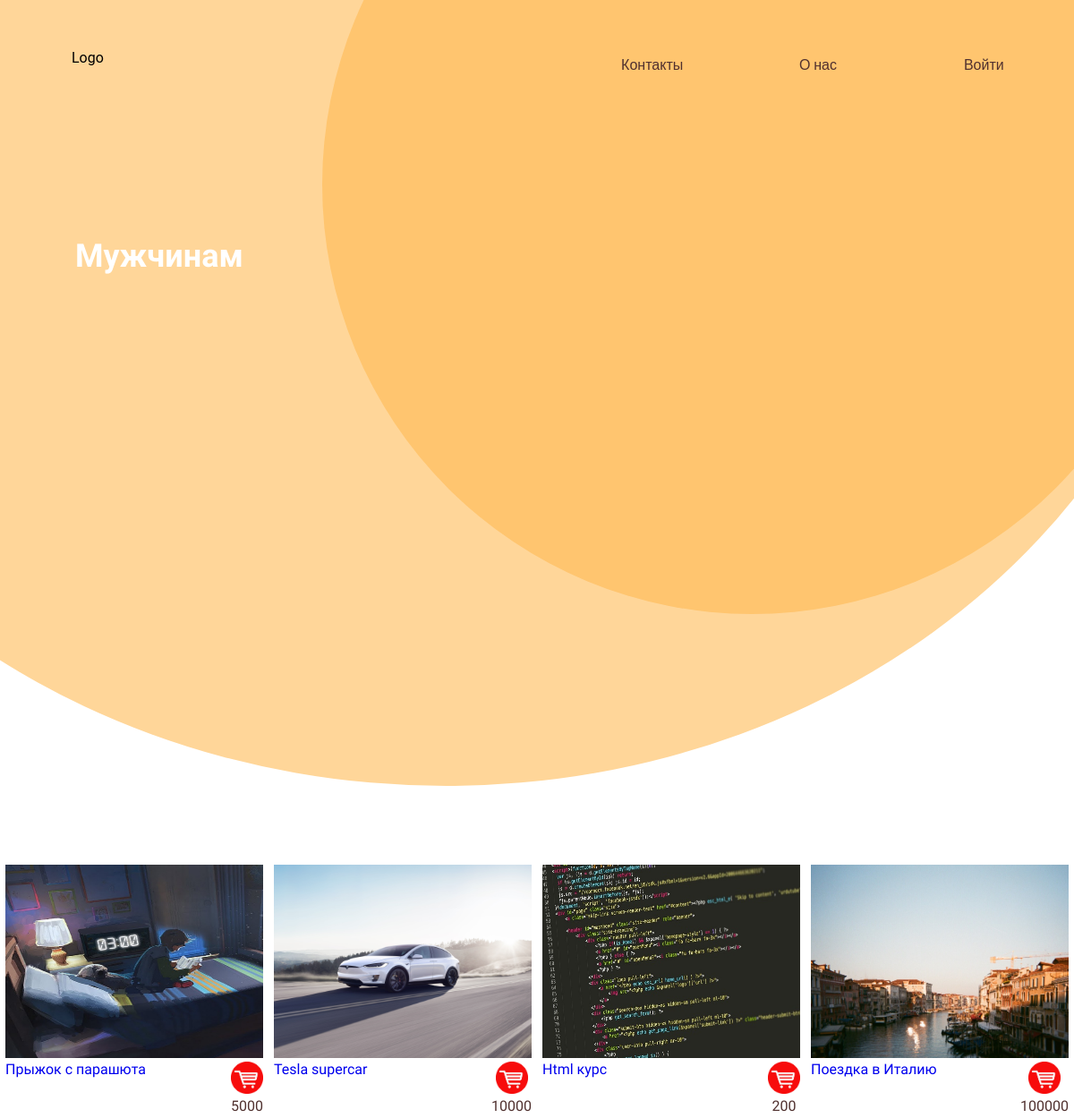
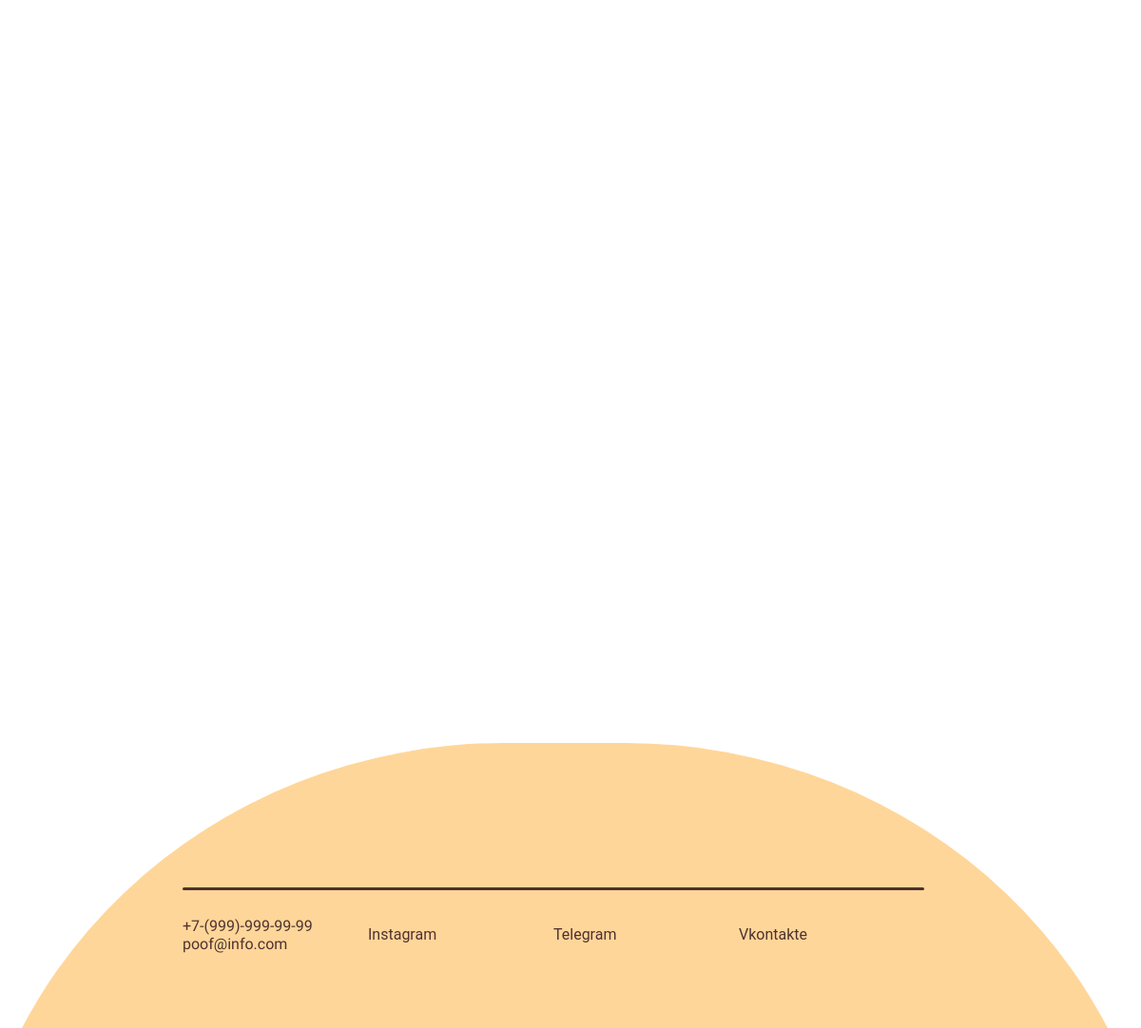
Page /category/1 on the committed database (2 pictures, top to bottom).
### products/models.py (models this page shows, shortened)
class Category(models.Model):
    title = models.CharField(max_length=150, db_index=True, verbose_name='Категория')
    class Meta:
        verbose_name = 'Категория'
        verbose_name_plural = 'Категории'

class Products(models.Model):
    title = models.CharField(max_length=150, verbose_name='Название')
    description = models.TextField(max_length=1000, verbose_name='Описание')
    price = models.IntegerField(verbose_name='Цена')
    created_at = models.DateField(auto_now_add=True, verbose_name='Создано')
    updated_at = models.DateField(auto_now=True, verbose_name='Обновлено')
    photo = models.ImageField(upload_to='photos/', verbose_name='Изображение')
    slug = models.SlugField(unique=True, verbose_name='Слаг')
    category = models.ForeignKey('Category', on_delete=models.PROTECT, blank=True, null=True)
    def get_absolute_url(self):
        return reverse_lazy('products', kwargs={'slug': self.slug})
    class Meta:
        verbose_name = 'Товар'
        verbose_name_plural = 'Товары'
        ordering = ['created_at']

### products/views.py (the view)
# urls.py: path('category/<int:category_id>', get_category, name='category'),
def get_category(request, category_id):
    products = Products.objects.filter(category_id=category_id)
    categories = Category.objects.all()
    category = Category.objects.get(pk=category_id)
    return render(request, 'products/category.html', {'products': products, 'categories': categories, 'category': category})

### products/templates/products/category.html (shortened to what this page needs)
{% extends 'base.html' %}
{% load static %}
{% block content %}
<div class="wrapper">
    <div class = "bottom_menu">
        <div class="logo">Logo</div>
        <div class="menu_links">
            <a href="#" class="link">Контакты</a>
            <a href="#" class="link">О нас</a>
            {% if request.user.is_authenticated %}
            <a href="#" class="link">Личный кабинет</a>
            <a href="{% url 'logout' %}" class="link">Выход</a>
            {% else %}
            <a href="{% url 'login' %}" class="link">Войти</a>
            {% endif %}
        </div>
    </div>
    <div class = "circle"><img src="{{category.photo.url}}"></div>
    <div class = "circle_light"></div>
    <div class="intro_text">
        <h2>{{category.title}}</h2>
    </div>
    </div>
<div class="items">
        {% for item in products %}
    <a href="{{item.get_absolute_url}}">
        <div class="item">
            <div class="item__image"><img src="{{ item.photo.url }}"> </div>
            <div class="item__info">
                <div class="title">
                {{ item.title }}
                </div>
                <div class="price">
               <a class="link-detail">
                   <input class="cart" type="image" src="{% static 'img/Cart_logo.png' %}" alt="Кнопка «Cart»">
                    <div>{{ item.price}}</div>
               </a>
                </div>
        </div>
    </div>
    </a>
        {% endfor %}
</div>
<div class="wrapper_footer">
    <div class="footer">
        <div class="footer_circle">
            <hr>
            <div class="contact">
                <p class="footer_link">+7-(999)-999-99-99<br>poof@info.com</p>
                <a href="#" class="footer_link">Instagram</a>
                <a href="#" class="footer_link">Telegram</a>
                <a href="#" class="footer_link">Vkontakte</a>
            </div>
        </div>
    </div>
</div>
{% endblock %}

### gift/static/css/main.css (style rules this page uses)
* { box-sizing: border-box; }
:root { --yellow: #FFC56F ; --yellow_light: #FFD699; --brown: #50312F; --brown_light: #513634; --white: #ffffff; --red: #ff0000; --dark: #0D0D0D; --gray: #5a5560; --light: #9D8D8F; --blue: #69bfae; }
html { font-family: "Roboto", sans-serif; }
a { text-decoration: none; }
p { font-family: 'Balsamiq Sans', cursive; }
h2 { font-family:"Balsamiq Sans",bold ; }

### gift/static/css/index.css (style rules this page uses)
.bottom_menu { display: flex; padding-top: 3.5em; }
.logo { flex:1; text-align: left; margin-left: 5em; }
.menu_links { display: flex; flex: 1; padding-right: 0.5em; align-items: center; }
.link { flex:1; padding-left: 0.5em; font-family: 'Oswald', sans-serif; text-decoration: none; color: var(--brown); text-align: center; padding: 0.5vw; border-radius: 50px; vertical-align: center; }
.circle { width: 80vw; height:80vw; background: var(--yellow); border-radius: 50%; position: absolute; transform: translate(30vw,-30vw); z-index: -2; }
.circle_light { width: 143vw; height: 126vw; background: var(--yellow_light); border-radius: 80%; position: absolute; transform: translate(-30vw,-60vw); z-index: -3; }
.wrapper { position: relative; width: 100%; height: 80vw; overflow: hidden; }
.wrapper_footer { position: relative; width: 100%; height: 90vw; overflow: hidden; }
.intro_text { text-wrap: normal; width: 40vw; height: 15em; color: var(--white); font-family: 'Balsamiq Sans', cursive; margin-left: 7vw; margin-top: 15vw; }
.intro_text h2 { font-size: 3vw; }
.footer_circle { background: var(--yellow_light); width: 105vw; height:100vw; border-radius: 45%; position: absolute; transform: translate(-3vw,40vw); margin-top: 300px; }
hr { position: absolute; width: 65vw; height: 3px; border: none; background-color: var(--brown); border-radius: 20px; transform: translate(19vw,12vw); z-index: 1; }
.contact { display: flex; position: absolute; transform: translate(19vw,14vw); width: 65vw; align-items: center; }
.footer_link { flex: 1; text-decoration: none; color: var(--brown); border: none; }

### gift/static/css/products.css (style rules this page uses)
.items { display: flex; justify-content: center; flex-wrap: wrap; }
.item { display: flex; flex-direction: column; padding: 0.5vw; }
.item__image img { width: 24vw; height: 18vw; }
.item__info { display: flex; justify-content: space-between; color: var(--brown); font-family: "Balsamiq Sans", bold; }
.price { display: flex; flex-direction: column; text-align: center; }
.cart { width: 3vw; height: 3vw; z-index: 1; }

### rows in the picture
Category: title "Мужчинам"
Products: photo (picture), title "Прыжок с парашюта", price "5000"
Products: photo (picture), title "Tesla supercar", price "10000"
Products: photo (picture), title "Html курс", price "200"
Products: photo (picture), title "Поездка в Италию", price "100000"
